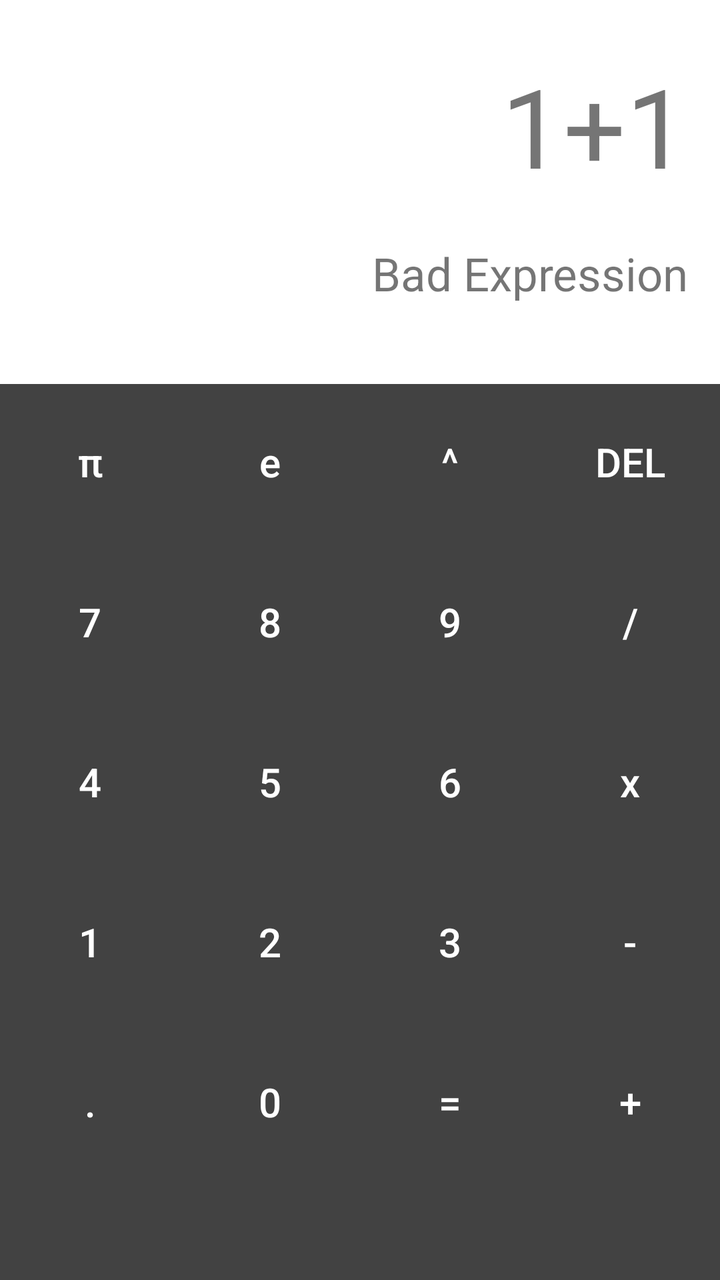
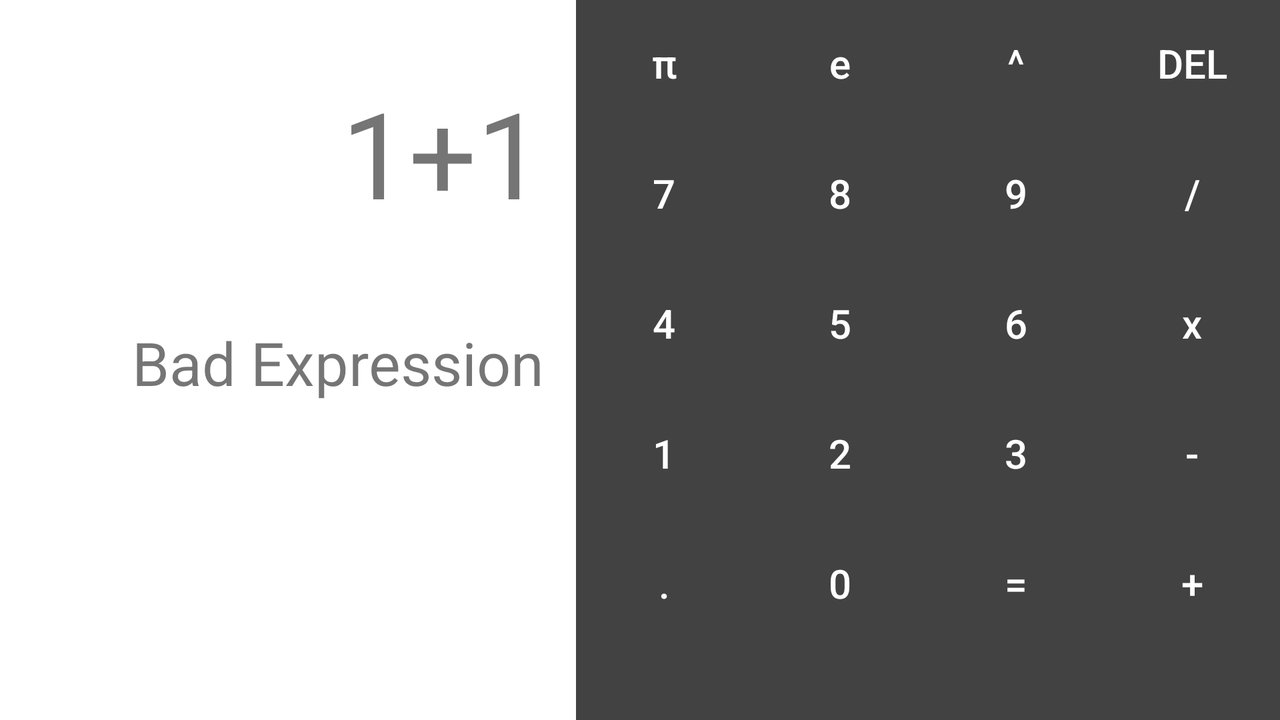

Two renders of one Android screen. The first uses the default layout on a phone; the second uses the alternative layout the repository ships for a different screen configuration, on a matching device. The two XML files are below.
<!-- AndroidManifest.xml: application theme AppTheme -->
<!-- res/layout/fragment_calculator.xml -->
<?xml version="1.0" encoding="utf-8"?>
<LinearLayout xmlns:android="http://schemas.android.com/apk/res/android"
    xmlns:app="http://schemas.android.com/apk/res-auto"
    xmlns:tools="http://schemas.android.com/tools"
    android:layout_width="match_parent"
    android:layout_height="match_parent"
    android:orientation="vertical"
    tools:context="com.wingoku.calculator.MainActivity"
    android:weightSum="1"
    android:background="@color/calculator_fragment_background_color">

    <include
        android:id="@+id/layout_display"
        layout="@layout/layout_calc_display"
        android:layout_width="match_parent"
        android:layout_height="@dimen/include_num_pad_layout_height"
        android:layout_weight="@dimen/layout_display_weight"
        />

    <include
       layout="@layout/layout_num_pad"
       android:layout_width="match_parent"
       android:layout_height="@dimen/include_num_pad_layout_height"
       android:layout_weight="@dimen/layout_num_pad_weight"
       android:background="@color/num_pad_background_color"/>

</LinearLayout>
<!-- res/layout/layout_calc_display.xml (included above) -->
<?xml version="1.0" encoding="utf-8"?>
<FrameLayout xmlns:android="http://schemas.android.com/apk/res/android"
    xmlns:tools="http://schemas.android.com/tools"
    android:orientation="vertical"
    android:layout_width="match_parent"
    android:layout_height="match_parent">

    
    <View
        android:id="@+id/view_success"
        android:background="@color/success_color"
        android:layout_width="match_parent"
        android:layout_height="match_parent"
        android:layout_gravity="end"
        android:scrollHorizontally="true"
        android:visibility="invisible"/>

    
    <View
        android:id="@+id/view_error"
        android:background="@color/error_color"
        android:layout_width="match_parent"
        android:layout_height="match_parent"
        android:layout_gravity="end"
        android:visibility="invisible"/>

    <LinearLayout
        android:orientation="vertical"
        android:layout_width="match_parent"
        android:layout_height="match_parent"
        android:layout_margin="@dimen/display_layout_margin">

    <TextView
        android:id="@+id/tv_expression"
        android:layout_width="match_parent"
        android:layout_height="wrap_content"
        android:layout_marginTop="@dimen/display_expression_text_view_margin_top"
        android:textSize="@dimen/display_expression_text_size"
        tools:text="1+1"
        android:ellipsize="start"
        android:lines="1"
        android:maxLines="1"
        android:gravity="end"/>

    <TextView
        android:id="@+id/tv_result"
        android:layout_marginTop="@dimen/display_result_text_view_margin_top"
        android:layout_width="match_parent"
        android:layout_height="wrap_content"
        android:textSize="@dimen/display_result_text_size"
        android:lines="1"
        android:maxLines="1"
        android:ellipsize="start"
        tools:text="Bad Expression"
        android:gravity="end"/>

    </LinearLayout>

</FrameLayout>
<!-- res/layout/layout_num_pad.xml (included above) -->
<?xml version="1.0" encoding="utf-8"?>
<LinearLayout xmlns:android="http://schemas.android.com/apk/res/android"
    android:orientation="vertical"
    android:layout_width="match_parent"
    android:layout_height="wrap_content"
    android:background="@color/num_pad_background_color">

    <LinearLayout
        android:layout_width="match_parent"
        android:layout_height="wrap_content"
        android:orientation="horizontal"
        android:weightSum="1">

        <Button
            android:id="@+id/button_pie"
            style="@style/NumPadButtonStyle"
            android:text="@string/string_pie"
            android:textSize="@dimen/num_pad_button_text_size"
            android:layout_width="@dimen/num_pad_cell_width"
            android:layout_height="@dimen/num_pad_cell_height"
            android:layout_weight="@dimen/num_pad_cell_weight"/>

        <Button
            android:id="@+id/button_e"
            style="@style/NumPadButtonStyle"
            android:text="@string/string_e"
            android:textSize="@dimen/num_pad_button_text_size"
            android:layout_width="@dimen/num_pad_cell_width"
            android:layout_height="@dimen/num_pad_cell_height"
            android:layout_weight="@dimen/num_pad_cell_weight"/>

        <Button
            android:id="@+id/button_log"
            style="@style/NumPadButtonStyle"
            android:text="@string/string_power"
            android:textSize="@dimen/num_pad_button_text_size"
            android:layout_width="@dimen/num_pad_cell_width"
            android:layout_height="@dimen/num_pad_cell_height"
            android:layout_weight="@dimen/num_pad_cell_weight"/>

        <Button
            android:id="@+id/button_delete"
            style="@style/NumPadButtonStyle"
            android:text="@string/string_del"
            android:textSize="@dimen/num_pad_button_text_size"
            android:layout_width="@dimen/num_pad_cell_width"
            android:layout_height="@dimen/num_pad_cell_height"
            android:layout_weight="@dimen/num_pad_cell_weight"/>

    </LinearLayout>

    <LinearLayout
        android:layout_width="match_parent"
        android:layout_height="wrap_content"
        android:orientation="horizontal"
        android:weightSum="1">

        <Button
            android:id="@+id/button_7"
            style="@style/NumPadButtonStyle"
            android:text="@string/string_num_7"
            android:textSize="@dimen/num_pad_button_text_size"
            android:layout_width="@dimen/num_pad_cell_width"
            android:layout_height="@dimen/num_pad_cell_height"
            android:layout_weight="@dimen/num_pad_cell_weight"/>

        <Button
            android:id="@+id/button_8"
            style="@style/NumPadButtonStyle"
            android:text="@string/string_num_8"
            android:textSize="@dimen/num_pad_button_text_size"
            android:layout_width="@dimen/num_pad_cell_width"
            android:layout_height="@dimen/num_pad_cell_height"
            android:layout_weight="@dimen/num_pad_cell_weight"/>

        <Button
            android:id="@+id/button_9"
            style="@style/NumPadButtonStyle"
            android:text="@string/string_num_9"
            android:textSize="@dimen/num_pad_button_text_size"
            android:layout_width="@dimen/num_pad_cell_width"
            android:layout_height="@dimen/num_pad_cell_height"
            android:layout_weight="@dimen/num_pad_cell_weight"/>

        <Button
            android:id="@+id/button_divide"
            style="@style/NumPadButtonStyle"
            android:text="@string/string_divide"
            android:textSize="@dimen/num_pad_button_text_size"
            android:layout_width="@dimen/num_pad_cell_width"
            android:layout_height="@dimen/num_pad_cell_height"
            android:layout_weight="@dimen/num_pad_cell_weight"/>
        
    </LinearLayout>

    <LinearLayout
        android:layout_width="match_parent"
        android:layout_height="wrap_content"
        android:orientation="horizontal"
        android:weightSum="1">

        <Button
            android:id="@+id/button_4"
            style="@style/NumPadButtonStyle"
            android:text="@string/string_num_4"
            android:textSize="@dimen/num_pad_button_text_size"
            android:layout_width="@dimen/num_pad_cell_width"
            android:layout_height="@dimen/num_pad_cell_height"
            android:layout_weight="@dimen/num_pad_cell_weight"/>

        <Button
            android:id="@+id/button_5"
            style="@style/NumPadButtonStyle"
            android:text="@string/string_num_5"
            android:textSize="@dimen/num_pad_button_text_size"
            android:layout_width="@dimen/num_pad_cell_width"
            android:layout_height="@dimen/num_pad_cell_height"
            android:layout_weight="@dimen/num_pad_cell_weight"/>

        <Button
            android:id="@+id/button_6"
            style="@style/NumPadButtonStyle"
            android:text="@string/string_num_6"
            android:textSize="@dimen/num_pad_button_text_size"
            android:layout_width="@dimen/num_pad_cell_width"
            android:layout_height="@dimen/num_pad_cell_height"
            android:layout_weight="@dimen/num_pad_cell_weight"/>

        <Button
            android:id="@+id/button_multiply"
            style="@style/NumPadButtonStyle"
            android:text="@string/string_multiply"
            android:textSize="@dimen/num_pad_button_text_size"
            android:layout_width="@dimen/num_pad_cell_width"
            android:layout_height="@dimen/num_pad_cell_height"
            android:layout_weight="@dimen/num_pad_cell_weight"/>

    </LinearLayout>

    <LinearLayout
        android:layout_width="match_parent"
        android:layout_height="wrap_content"
        android:orientation="horizontal"
        android:weightSum="1">

        <Button
            android:id="@+id/button_1"
            style="@style/NumPadButtonStyle"
            android:text="@string/string_num_1"
            android:textSize="@dimen/num_pad_button_text_size"
            android:layout_width="@dimen/num_pad_cell_width"
            android:layout_height="@dimen/num_pad_cell_height"
            android:layout_weight="@dimen/num_pad_cell_weight"/>

        <Button
            android:id="@+id/button_2"
            style="@style/NumPadButtonStyle"
            android:text="@string/string_num_2"
            android:textSize="@dimen/num_pad_button_text_size"
            android:layout_width="@dimen/num_pad_cell_width"
            android:layout_height="@dimen/num_pad_cell_height"
            android:layout_weight="@dimen/num_pad_cell_weight"/>

        <Button
            android:id="@+id/button_3"
            style="@style/NumPadButtonStyle"
            android:text="@string/string_num_3"
            android:textSize="@dimen/num_pad_button_text_size"
            android:layout_width="@dimen/num_pad_cell_width"
            android:layout_height="@dimen/num_pad_cell_height"
            android:layout_weight="@dimen/num_pad_cell_weight"/>

        <Button
            android:id="@+id/button_minus"
            style="@style/NumPadButtonStyle"
            android:text="@string/string_minus"
            android:textSize="@dimen/num_pad_button_text_size"
            android:layout_width="@dimen/num_pad_cell_width"
            android:layout_height="@dimen/num_pad_cell_height"
            android:layout_weight="@dimen/num_pad_cell_weight"/>

    </LinearLayout>

    <LinearLayout
        android:layout_width="match_parent"
        android:layout_height="wrap_content"
        android:orientation="horizontal"
        android:weightSum="1">

        <Button
            android:id="@+id/button_decimal"
            style="@style/NumPadButtonStyle"
            android:text="@string/string_decimal"
            android:textSize="@dimen/num_pad_button_text_size"
            android:layout_width="@dimen/num_pad_cell_width"
            android:layout_height="@dimen/num_pad_cell_height"
            android:layout_weight="@dimen/num_pad_cell_weight"/>

        <Button
            android:id="@+id/button_0"
            style="@style/NumPadButtonStyle"
            android:text="@string/string_num_0"
            android:textSize="@dimen/num_pad_button_text_size"
            android:layout_width="@dimen/num_pad_cell_width"
            android:layout_height="@dimen/num_pad_cell_height"
            android:layout_weight="@dimen/num_pad_cell_weight"/>

        <Button
            android:id="@+id/button_equal"
            style="@style/NumPadButtonStyle"
            android:text="@string/string_equal"
            android:textSize="@dimen/num_pad_button_text_size"
            android:layout_width="@dimen/num_pad_cell_width"
            android:layout_height="@dimen/num_pad_cell_height"
            android:layout_weight="@dimen/num_pad_cell_weight"/>

        <Button
            android:id="@+id/button_plus"
            style="@style/NumPadButtonStyle"
            android:text="@string/string_plus"
            android:textSize="@dimen/num_pad_button_text_size"
            android:layout_width="@dimen/num_pad_cell_width"
            android:layout_height="@dimen/num_pad_cell_height"
            android:layout_weight="@dimen/num_pad_cell_weight"/>

    </LinearLayout>

</LinearLayout>
<!-- resources referenced by this layout -->
<resources>
  <color name="calculator_fragment_background_color">#FFFFFF</color>
  <color name="error_color">#F44336</color>
  <color name="num_pad_background_color">#424242</color>
  <color name="success_color">#448aff</color>
  <!-- from res/values-sw360dp/ -->
  <dimen name="display_expression_text_size">55sp</dimen>
  <dimen name="display_expression_text_view_margin_top">10dp</dimen>
  <dimen name="display_layout_margin">16dp</dimen>
  <!-- from res/values-sw360dp/ -->
  <dimen name="display_result_text_size">23sp</dimen>
  <dimen name="display_result_text_view_margin_top">22dp</dimen>
  <dimen name="include_num_pad_layout_height">0dp</dimen>
  <item name="layout_display_weight" format="float" type="dimen">0.3</item>
  <item name="layout_num_pad_weight" format="float" type="dimen">0.7</item>
  <dimen name="num_pad_button_text_size">20sp</dimen>
  <!-- from res/values-sw360dp/ -->
  <dimen name="num_pad_cell_height">80dp</dimen>
  <item name="num_pad_cell_weight" format="float" type="dimen">0.25</item>
  <dimen name="num_pad_cell_width">0dp</dimen>
  <string name="string_decimal">.</string>
  <string name="string_del">DEL</string>
  <string name="string_divide">/</string>
  <string name="string_e">e</string>
  <string name="string_equal">=</string>
  <string name="string_minus">-</string>
  <string name="string_multiply">x</string>
  <string name="string_num_0">0</string>
  <string name="string_num_1">1</string>
  <string name="string_num_2">2</string>
  <string name="string_num_3">3</string>
  <string name="string_num_4">4</string>
  <string name="string_num_5">5</string>
  <string name="string_num_6">6</string>
  <string name="string_num_7">7</string>
  <string name="string_num_8">8</string>
  <string name="string_num_9">9</string>
  <string name="string_pie">π</string>
  <string name="string_plus">+</string>
  <string name="string_power">^</string>
  <style name="NumPadButtonStyle" parent="Widget.AppCompat.Button.Borderless">
          <item name="android:background">@drawable/num_pad_button_background</item>
          <item name="android:gravity">center</item>
          <item name="android:includeFontPadding">false</item>
          <item name="android:textAllCaps">false</item>
          <item name="android:textColor">@color/pad_button_text_color</item>
      </style>
  <style name="AppTheme" parent="Theme.AppCompat.Light.NoActionBar">
          
          <item name="colorPrimary">@color/colorPrimary</item>
          <item name="colorPrimaryDark">@color/colorPrimaryDark</item>
          <item name="colorAccent">@color/colorAccent</item>
      </style>
  <!-- drawable num_pad_button_background (drawable) -->
  <?xml version="1.0" encoding="utf-8"?>
  <shape xmlns:android="http://schemas.android.com/apk/res/android"
       />
  <color name="pad_button_text_color">#FFFFFF</color>
  <color name="colorPrimary">#448aff</color>
  <color name="colorPrimaryDark">#2979FF</color>
  <color name="colorAccent">#FF4081</color>
</resources>
<!-- res/layout-land/fragment_calculator.xml (the repository's variant of the layout above) -->
<!-- drawn on the phone turned sideways -->
<?xml version="1.0" encoding="utf-8"?>
<LinearLayout xmlns:android="http://schemas.android.com/apk/res/android"
    xmlns:app="http://schemas.android.com/apk/res-auto"
    xmlns:tools="http://schemas.android.com/tools"
    android:layout_width="match_parent"
    android:layout_height="match_parent"
    android:orientation="horizontal"
    tools:context="com.wingoku.calculator.MainActivity"
    android:weightSum="1"
    android:background="@color/calculator_fragment_background_color">

    <include
        android:id="@+id/layout_display"
        layout="@layout/layout_calc_display"
        android:layout_width="0dp"
        android:layout_height="match_parent"
        android:layout_weight="0.45"
        />

    <include
       layout="@layout/layout_num_pad"
       android:layout_width="0dp"
       android:layout_height="match_parent"
       android:layout_weight="0.55"
       android:background="@color/num_pad_background_color"/>

</LinearLayout>
<!-- resources referenced by the variant -->
<!-- as the phone turned sideways resolves them -->
<resources>
  <color name="calculator_fragment_background_color">#FFFFFF</color>
  <color name="error_color">#F44336</color>
  <color name="num_pad_background_color">#424242</color>
  <color name="success_color">#448aff</color>
  <!-- from res/values-sw360dp-land/ -->
  <dimen name="display_expression_text_size">60sp</dimen>
  <!-- from res/values-sw360dp-land/ -->
  <dimen name="display_expression_text_view_margin_top">20dp</dimen>
  <dimen name="display_layout_margin">16dp</dimen>
  <!-- from res/values-sw360dp-land/ -->
  <dimen name="display_result_text_size">30sp</dimen>
  <!-- from res/values-sw360dp-land/ -->
  <dimen name="display_result_text_view_margin_top">45dp</dimen>
  <dimen name="num_pad_button_text_size">20sp</dimen>
  <!-- from res/values-sw360dp-land/ -->
  <dimen name="num_pad_cell_height">65dp</dimen>
  <item name="num_pad_cell_weight" format="float" type="dimen">0.25</item>
  <dimen name="num_pad_cell_width">0dp</dimen>
  <string name="string_decimal">.</string>
  <string name="string_del">DEL</string>
  <string name="string_divide">/</string>
  <string name="string_e">e</string>
  <string name="string_equal">=</string>
  <string name="string_minus">-</string>
  <string name="string_multiply">x</string>
  <string name="string_num_0">0</string>
  <string name="string_num_1">1</string>
  <string name="string_num_2">2</string>
  <string name="string_num_3">3</string>
  <string name="string_num_4">4</string>
  <string name="string_num_5">5</string>
  <string name="string_num_6">6</string>
  <string name="string_num_7">7</string>
  <string name="string_num_8">8</string>
  <string name="string_num_9">9</string>
  <string name="string_pie">π</string>
  <string name="string_plus">+</string>
  <string name="string_power">^</string>
  <style name="NumPadButtonStyle" parent="Widget.AppCompat.Button.Borderless">
          <item name="android:background">@drawable/num_pad_button_background</item>
          <item name="android:gravity">center</item>
          <item name="android:includeFontPadding">false</item>
          <item name="android:textAllCaps">false</item>
          <item name="android:textColor">@color/pad_button_text_color</item>
      </style>
  <style name="AppTheme" parent="Theme.AppCompat.Light.NoActionBar">
          
          <item name="colorPrimary">@color/colorPrimary</item>
          <item name="colorPrimaryDark">@color/colorPrimaryDark</item>
          <item name="colorAccent">@color/colorAccent</item>
      </style>
  <!-- drawable num_pad_button_background (drawable) -->
  <?xml version="1.0" encoding="utf-8"?>
  <shape xmlns:android="http://schemas.android.com/apk/res/android"
       />
  <color name="pad_button_text_color">#FFFFFF</color>
  <color name="colorPrimary">#448aff</color>
  <color name="colorPrimaryDark">#2979FF</color>
  <color name="colorAccent">#FF4081</color>
</resources>
